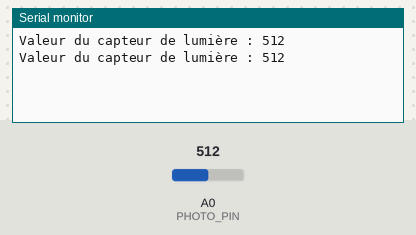
This sketch was run on a simulated Arduino Uno, built with avr-gcc and run on an emulated ATmega328P. Parts: the last lines printed to the serial monitor. The test bench sets the inputs (shaded band); at power-on: A0 (PHOTO_PIN) = 512.

Above: at 1.8 s.
1.9 s: A0 (PHOTO_PIN) set to 716
At 2.8 s:
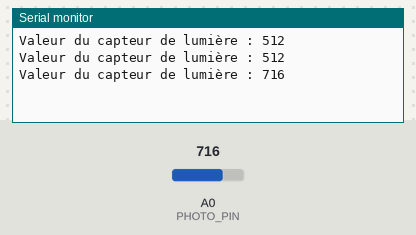
3.4 s: A0 (PHOTO_PIN) set to 900
At 4.8 s:
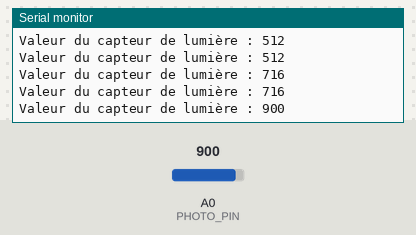
Timing chart, 0 to 6.4 s (numbered marks = the images above; inputs shaded):
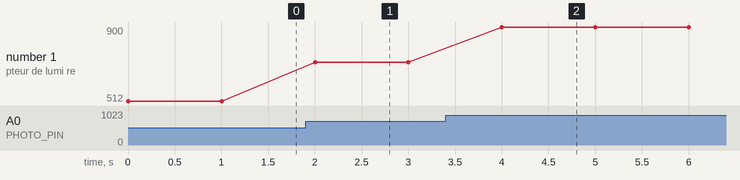

The sketch:

PhotoSynthesisSensor.ino
```cpp
#define PHOTO_PIN A0 // Broche analogique utilisée pour le capteur de lumière

void setup() {
  Serial.begin(9600);
  pinMode(PHOTO_PIN, INPUT); // Définir la broche PHOTO_PIN comme une entrée
}

void loop() {
  // Lire la valeur du capteur de lumière
  int lightValue = analogRead(PHOTO_PIN);

  // Afficher la valeur lue sur le moniteur série
  Serial.print("Valeur du capteur de lumière : ");
  Serial.println(lightValue);

  // Attendre un court délai avant de lire à nouveau
  delay(1000);
}
```

Measured:
- after the input at 1.9 s, the serial monitor: prints a new line after 0.10 s (image 1)
- after the input at 3.4 s, the serial monitor: prints a new line after 0.60 s (image 2)
- plotted number 1: 512 → 716 after the input at 1.9 s, 716 → 900 after the input at 3.4 s
